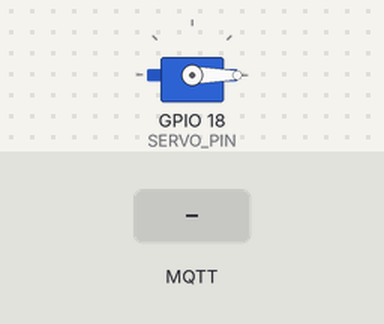
Bench run of a sketch on a simulated ESP32. Parts: servo. The test bench sets the inputs (shaded band). WiFi joins after 1.5 s; servers stay silent unless stated; random numbers use the default seed unless the sketch sets one; no MQTT or app messages arrive unless stated; what the sketch prints to the serial monitor is not drawn.

Above: at 3.6 s.
3.7 s: MQTT message "GREEN" arrives on the first subscribed topic
At 5.1 s:
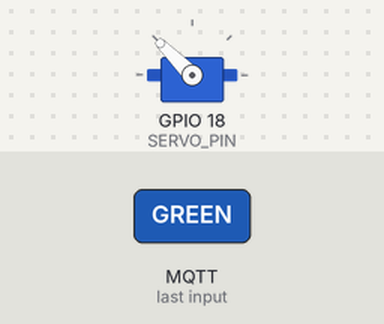
6.7 s: MQTT message "RED" arrives on the first subscribed topic
At 7.4 s:
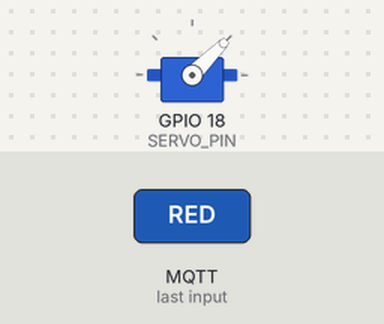
8.2 s: MQTT message "YELLOW" arrives on the first subscribed topic
At 8.5 s:
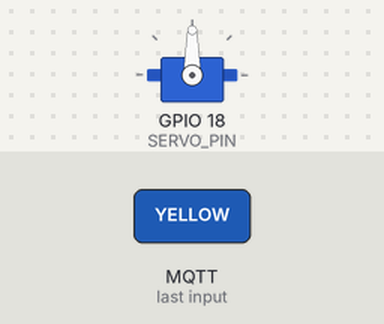
Timing chart, 0 to 11.7 s (numbered marks = the images above; inputs shaded):
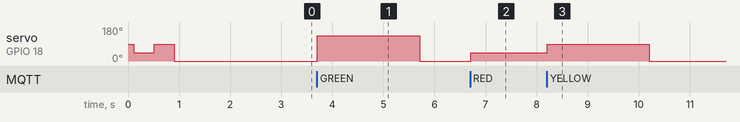

Measured:
- after the input at 3.7 s, servo on GPIO 18 (SERVO_PIN): 0° → 135° at once, → 0° 2.0 s later
- after the input at 6.7 s, servo on GPIO 18 (SERVO_PIN): 0° → 45° at once

The sketch:

main.ino
```cpp
#include <WiFi.h>
#include <PubSubClient.h>
#include <ESP32Servo.h>
#include <ArduinoJson.h>
#include "secrets.h"

// ==========================================
// 1. CẤU HÌNH WI-FI & MQTT BROKER
// ==========================================
// Các thông số WIFI_SSID, WIFI_PASSWORD, MQTT_BROKER, MQTT_PORT,
// MQTT_TOPIC_SERVO, MQTT_TOPIC_STATUS được quản lý an toàn trong file "secrets.h"

// ==========================================
// 2. CẤU HÌNH CHÂN PHẦN CỨNG & SERVO
// ==========================================
const int SERVO_PIN = 18;  // Chân PWM điều khiển Servo SG90

// Góc quay định vị phân loại từng màu
const int ANGLE_HOME   = 0;    // Vị trí nghỉ / Chờ ban đầu
const int ANGLE_RED    = 45;   // Góc gạt hàng màu ĐỎ
const int ANGLE_YELLOW = 90;   // Góc gạt hàng màu VÀNG
const int ANGLE_GREEN  = 135;  // Góc gạt hàng màu XANH LÁ

const unsigned long SERVO_RESET_DELAY_MS = 2000; // Thời gian giữ góc gạt trước khi về 0 độ (2 giây)

// Khởi tạo đối tượng
Servo sortingServo;
WiFiClient espClient;
PubSubClient mqttClient(espClient);

// Biến quản lý thời gian hồi vị không gây chặn chương trình (Non-blocking timer)
unsigned long servoActionStartTime = 0;
bool isServoActive = false;

// ==========================================
// 3. HÀM KẾT NỐI WI-FI
// ==========================================
void setupWiFi() {
  delay(10);
  Serial.println("\n----------------------------------------");
  Serial.print("[WiFi] Đang kết nối tới SSID: ");
  Serial.println(WIFI_SSID);

  WiFi.mode(WIFI_STA);
  WiFi.begin(WIFI_SSID, WIFI_PASSWORD);

  while (WiFi.status() != WL_CONNECTED) {
    delay(500);
    Serial.print(".");
  }

  Serial.println("\n[WiFi] ✅ Đã kết nối Wi-Fi thành công!");
  Serial.print("[WiFi] Địa chỉ IP ESP32: ");
  Serial.println(WiFi.localIP());
}

// ==========================================
// 4. HÀM XỬ LÝ NHẬN BẢN TIN MQTT TỪ EDGE
// ==========================================
void mqttCallback(char* topic, byte* payload, unsigned int length) {
  Serial.print("\n[MQTT Rx] Nhận bản tin từ Topic [");
  Serial.print(topic);
  Serial.print("]: ");

  String message = "";
  for (unsigned int i = 0; i < length; i++) {
    message += (char)payload[i];
  }
  Serial.println(message);

  String colorStr = "";
  float confidence = 1.0;

  // 1. Thử phân tích JSON (Tương thích cả ArduinoJson v6 và v7)
  #if ARDUINOJSON_VERSION_MAJOR >= 7
    JsonDocument doc;
  #else
    StaticJsonDocument<256> doc;
  #endif

  DeserializationError error = deserializeJson(doc, message);
  if (!error && doc["color"]) {
    colorStr = String(doc["color"].as<const char*>());
    if (doc["confidence"]) {
      confidence = doc["confidence"].as<float>();
    }
  } else {
    // 2. Dự phòng: Quét trực tiếp chuỗi chữ nếu JSON bị lỗi format
    String upperMsg = message;
    upperMsg.toUpperCase();
    if (upperMsg.indexOf("RED") >= 0) colorStr = "RED";
    else if (upperMsg.indexOf("YELLOW") >= 0) colorStr = "YELLOW";
    else if (upperMsg.indexOf("GREEN") >= 0) colorStr = "GREEN";
  }

  colorStr.toUpperCase();

  if (colorStr.length() > 0) {
    int targetAngle = ANGLE_HOME;
    if (colorStr == "RED") {
      targetAngle = ANGLE_RED;
      Serial.println("🔴 [Action] KÍCH HOẠT GẠT SẢN PHẨM: ĐỎ (RED) -> Quay 45°");
    } else if (colorStr == "YELLOW") {
      targetAngle = ANGLE_YELLOW;
      Serial.println("🟡 [Action] KÍCH HOẠT GẠT SẢN PHẨM: VÀNG (YELLOW) -> Quay 90°");
    } else if (colorStr == "GREEN") {
      targetAngle = ANGLE_GREEN;
      Serial.println("🟢 [Action] KÍCH HOẠT GẠT SẢN PHẨM: XANH LÁ (GREEN) -> Quay 135°");
    } else {
      Serial.print("⚠️ [Action] Màu không xác định: ");
      Serial.println(colorStr);
      return;
    }

    // Xoay Servo tới góc phân loại
    sortingServo.write(targetAngle);
    servoActionStartTime = millis();
    isServoActive = true;
    Serial.print("⚙️ [Servo] Đang quay tới góc: ");
    Serial.print(targetAngle);
    Serial.println("°");
  } else {
    Serial.println("⚠️ [Action] Không tìm thấy nhãn màu hợp lệ trong payload!");
  }
}

// ==========================================
// 5. HÀM KẾT NỐI & TỰ PHỤC HỒI MQTT
// ==========================================
void reconnectMQTT() {
  while (!mqttClient.connected()) {
    Serial.print("[MQTT] Đang kết nối tới Broker HiveMQ...");
    String clientId = "ESP32_Sorting_Actuator_" + String(random(0xffff), HEX);

    if (mqttClient.connect(clientId.c_str())) {
      Serial.println(" ✅ Đã kết nối!");

      // Báo cáo trạng thái Online
      #if ARDUINOJSON_VERSION_MAJOR >= 7
        JsonDocument statusDoc;
      #else
        StaticJsonDocument<128> statusDoc;
      #endif
      statusDoc["device"] = "ESP32_Actuator";
      statusDoc["status"] = "ONLINE";
      statusDoc["servo_pin"] = SERVO_PIN;
      char statusBuf[128];
      serializeJson(statusDoc, statusBuf);
      mqttClient.publish(MQTT_TOPIC_STATUS, statusBuf);

      // Đăng ký nhận lệnh điều khiển Servo
      mqttClient.subscribe(MQTT_TOPIC_SERVO);
      Serial.print("[MQTT] Đã Subscribe Topic: ");
      Serial.println(MQTT_TOPIC_SERVO);
    } else {
      Serial.print(" ❌ Thất bại, mã lỗi rc=");
      Serial.print(mqttClient.state());
      Serial.println(" Thử lại sau 2 giây...");
      delay(2000);
    }
  }
}

// ==========================================
// 6. SETUP & LOOP CHÍNH
// ==========================================
void setup() {
  Serial.begin(115200);
  delay(100);
  Serial.println("\n==========================================");
  Serial.println("🏭 ESP32 INDUSTRIAL SORTING CONTROLLER");
  Serial.println("==========================================");

  // Cấu hình Timer cho ESP32 Servo trên Wokwi
  ESP32PWM::allocateTimer(0);
  ESP32PWM::allocateTimer(1);
  ESP32PWM::allocateTimer(2);
  ESP32PWM::allocateTimer(3);
  sortingServo.setPeriodHertz(50); // Chu kỳ chuẩn 50Hz cho Servo SG90
  sortingServo.attach(SERVO_PIN, 500, 2400); // Độ rộng xung 500us - 2400us

  // TỰ KIỂM TRA SERVO (Self-test) KHI VỪA KHỞI ĐỘNG
  Serial.println("[Servo] Đang tự kiểm tra góc quay Servo...");
  sortingServo.write(45);
  delay(400);
  sortingServo.write(90);
  delay(400);
  sortingServo.write(ANGLE_HOME);
  Serial.println("[Servo] ✅ Khởi tạo Servo tại vị trí nghỉ 0° sẵn sàng!");

  // Kết nối mạng
  setupWiFi();

  // Cấu hình MQTT
  mqttClient.setServer(MQTT_BROKER, MQTT_PORT);
  mqttClient.setCallback(mqttCallback);
}

void loop() {
  if (!mqttClient.connected()) {
    reconnectMQTT();
  }
  mqttClient.loop();

  // Kiểm tra thời gian hồi vị Servo về 0 độ (Non-blocking)
  if (isServoActive && (millis() - servoActionStartTime >= SERVO_RESET_DELAY_MS)) {
    sortingServo.write(ANGLE_HOME);
    isServoActive = false;
    Serial.println("🔄 [Servo] Đã hồi vị về góc ban đầu 0° (Sẵn sàng nhận lượt tiếp theo)\n");
  }
}
```

secrets.example.h
```cpp
#pragma once

// ==========================================
// THÔNG TIN BẢO MẬT WI-FI & MQTT (MẪU)
// ==========================================
// Hướng dẫn:
// 1. Sao chép nội dung file này sang file mới tên là `secrets.h` (cùng thư mục).
// 2. Điền thông tin Wi-Fi và IP MQTT Broker của bạn vào `secrets.h`.
// 3. File `secrets.h` đã được thêm vào .gitignore để không bị lộ mật khẩu.
// ==========================================

// Cấu hình Wi-Fi (Chỉ hỗ trợ băng tần 2.4GHz)
const char* WIFI_SSID     = "YOUR_WIFI_SSID";
const char* WIFI_PASSWORD = "YOUR_WIFI_PASSWORD";

// Cấu hình MQTT Broker
// - Dùng máy tính nội bộ LAN: Điền IP máy tính chạy Mosquitto (VD: "192.168.1.15")
// - Dùng Wokwi giả lập hoặc Public Cloud: "broker.hivemq.com"
const char* MQTT_BROKER   = "192.168.1.15";
const int   MQTT_PORT     = 1883;

// Topic MQTT
const char* MQTT_TOPIC_SERVO  = "factory/servo/control";
const char* MQTT_TOPIC_STATUS = "factory/system/status";
```
